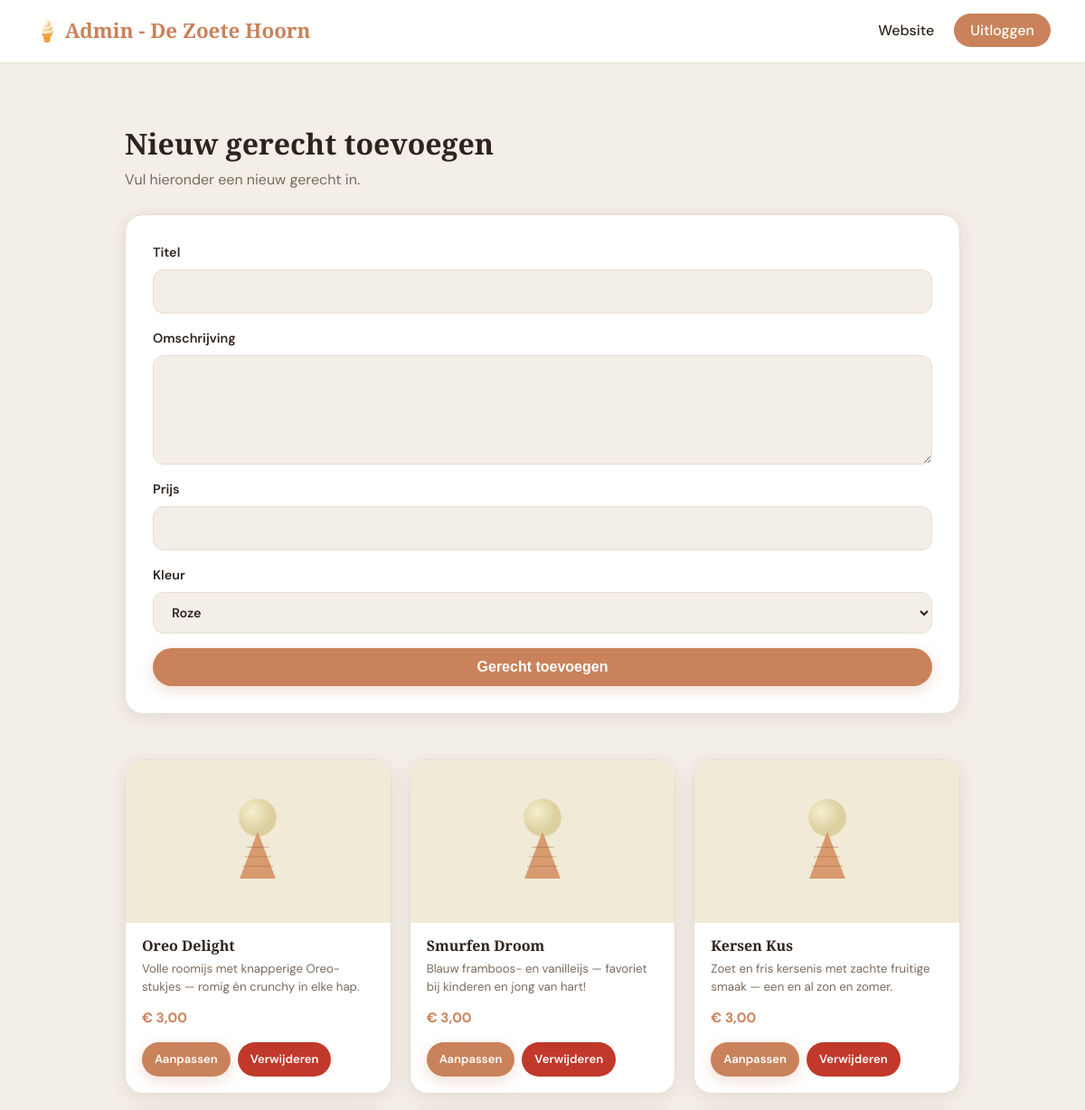
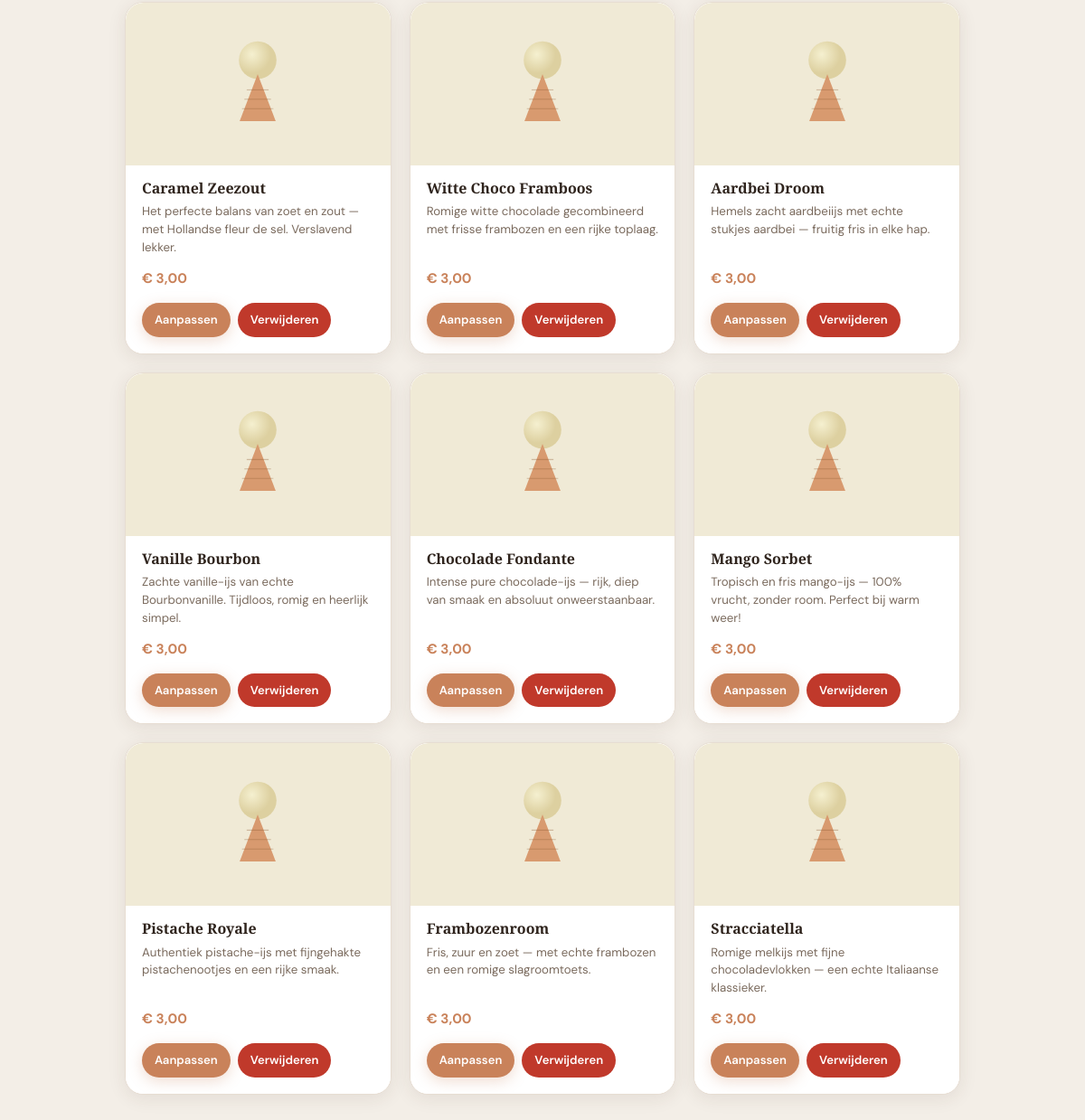
Screenshot of /app/admin.php (signed in) with the database file from the repository (2 pictures, top to bottom).
### tables this page shows
CREATE TABLE `menukaart` (
  `id` int NOT NULL,
  `titel` text NOT NULL,
  `omschrijving` text NOT NULL,
  `prijs` decimal(10,0) NOT NULL,
  `flavor` varchar(50) DEFAULT 'kt-creme'
);

### app/admin.php (the view, shortened to what this page needs)
<?php
$connection = new PDO('mysql:host=mysql_db;dbname=Ijssalon;charset=utf8mb4', 'root', 'rootpassword');
$connection->setAttribute(PDO::ATTR_ERRMODE, PDO::ERRMODE_EXCEPTION);
$fout = '';
$kleuren = [
        'kt-roze'   => 'Roze',
        'kt-geel'   => 'Geel',
        'kt-groen'  => 'Groen',
        'kt-oranje' => 'Oranje',
        'kt-bruin'  => 'Bruin',
        'kt-creme'  => 'Crème',
        'kt-blauw'  => 'Blauw',
        'kt-paars'  => 'Paars',
];
$sql = $connection->prepare("SELECT * FROM menukaart ORDER BY id DESC");
$sql->execute();
$result = $sql->fetchAll(PDO::FETCH_ASSOC);
function getKleurData($flavor) {
    $bgColor = '#f7c5cf';
    $scoopMain = '#e07090';
    $scoopLight = '#f4a0b5';
    if ($flavor === 'kt-geel') {
        $bgColor = '#f5f0b0';
        $scoopMain = '#e8c030';
        $scoopLight = '#f7e060';
    } elseif ($flavor === 'kt-groen') {
        $bgColor = '#c8e6c0';
        $scoopMain = '#50b860';
        $scoopLight = '#80d890';
    } elseif ($flavor === 'kt-oranje') {
        $bgColor = '#f9d4a8';
        $scoopMain = '#e88030';
        $scoopLight = '#f8b060';
    } elseif ($flavor === 'kt-bruin') {
        $bgColor = '#dfc8bc';
        $scoopMain = '#5c2e0a';
        $scoopLight = '#8b4513';
    } elseif ($flavor === 'kt-creme') {
        $bgColor = '#f0ead6';
        $scoopMain = '#ddd0a0';
        $scoopLight = '#f5f0d0';
    } elseif ($flavor === 'kt-blauw') {
        $bgColor = '#cfe0f6';
        $scoopMain = '#3070c0';
        $scoopLight = '#60a8e8';
    } elseif ($flavor === 'kt-paars') {
        $bgColor = '#e2d2f4';
        $scoopMain = '#8050b8';
        $scoopLight = '#b080e0';
    }
    return [
            'bgColor' => $bgColor,
            'scoopMain' => $scoopMain,
            'scoopLight' => $scoopLight
    ];
}
?>
<!DOCTYPE html>
<html lang="nl">
<head>
    <link rel="stylesheet" href="style.css">
</head>
<body>
<nav>
    <div class="nav-inner">
        <span class="logo">🍦 Admin - De Zoete Hoorn</span>
        <ul>
            <li><a href="index.php">Website</a></li>
            <?php if (isset($_SESSION['ingelogd'])): ?>
                <li><a href="admin.php?logout=1" class="nav-admin">Uitloggen</a></li>
            <?php endif; ?>
        </ul>
    </div>
</nav>
<section class="admin-sectie">
    <div class="admin-inner">
        <?php if (!isset($_SESSION['ingelogd'])): ?>
            <h2>Admin login</h2>
            <p class="sub">Log in om gerechten te beheren.</p>
            <form method="post" class="admin-form">
                <label>Gebruikersnaam
                    <input type="text" name="username" required>
                </label>
                <label>Wachtwoord
                    <input type="password" name="password" required>
                </label>
                <button type="submit" name="inloggen" class="btn">Inloggen</button>
                <?php if ($fout !== ''): ?>
                    <p class="fout-melding"><?php echo htmlspecialchars($fout); ?></p>
                <?php endif; ?>
            </form>
        <?php else: ?>
            <h2>Nieuw gerecht toevoegen</h2>
            <p class="sub">Vul hieronder een nieuw gerecht in.</p>
            <form method="post" class="admin-form">
                <label>Titel
                    <input type="text" name="titel" required>
                </label>
                <label>Omschrijving
                    <textarea name="omschrijving" rows="4" required></textarea>
                </label>
                <label>Prijs
                    <input type="number" step="0.01" min="0" name="prijs" required>
                </label>
                <label>Kleur
                    <select name="flavor" required>
                        <?php foreach ($kleuren as $waarde => $label): ?>
                            <option value="<?php echo htmlspecialchars($waarde); ?>">
                                <?php echo htmlspecialchars($label); ?>
                            </option>
                        <?php endforeach; ?>
                    </select>
                </label>
                <button type="submit" class="btn">Gerecht toevoegen</button>
            </form>
            <div class="admin-overzicht">
                <div class="menu-grid">
                    <?php foreach ($result as $menuitem): ?>
                        <?php
                        $flavor = $menuitem['flavor'] ?? 'kt-roze';
                        $kleurData = getKleurData($flavor);
                        ?>
                        <article class="kaart">
                            <div class="kaart-top" style="background: <?php echo $kleurData['bgColor']; ?>;">
                                <svg viewBox="0 0 90 130" width="78" xmlns="http://www.w3.org/2000/svg" aria-hidden="true">
                                    <defs>
                                        <radialGradient id="admin-grad-<?php echo (int)$menuitem['id']; ?>" cx="35%" cy="35%">
                                            <stop offset="0%" stop-color="<?php echo $kleurData['scoopLight']; ?>" />
                                            <stop offset="100%" stop-color="<?php echo $kleurData['scoopMain']; ?>" />
                                        </radialGradient>
                                    </defs>
                                    <circle cx="45" cy="34" r="24" fill="url(#admin-grad-<?php echo (int)$menuitem['id']; ?>)"/>
                                    <polygon points="45,52 22,112 68,112" fill="#d89a6f"/>
                                    <line x1="31" y1="72" x2="59" y2="72" stroke="rgba(140,90,50,.35)" stroke-width="1.2"/>
                                    <line x1="28" y1="84" x2="62" y2="84" stroke="rgba(140,90,50,.35)" stroke-width="1.2"/>
                                    <line x1="25" y1="96" x2="65" y2="96" stroke="rgba(140,90,50,.35)" stroke-width="1.2"/>
                                </svg>
                            </div>
                            <div class="kaart-body">
                                <h3><?php echo htmlspecialchars($menuitem['titel']); ?></h3>
                                <p><?php echo htmlspecialchars($menuitem['omschrijving']); ?></p>
                                <span class="prijs">€ <?php echo number_format((float)$menuitem['prijs'], 2, ',', '.'); ?></span>
                                <div class="admin-knoppen">
                                    <a class="btn btn-klein" href="aanpassen.php?id=<?php echo (int)$menuitem['id']; ?>">Aanpassen</a>
                                    <a class="btn btn-klein btn-rood" href="admin.php?delete=<?php echo (int)$menuitem['id']; ?>" onclick="return confirm('Weet je het zeker?')">Verwijderen</a>
                                </div>
                            </div>
                        </article>
                    <?php endforeach; ?>
                </div>
            </div>
        <?php endif; ?>
    </div>
</section>
</body>
</html>

### app/style.css (style rules this page uses)
:root { --bg: #f3eee7; --surface: #f8f3ec; --card: #fffaf4; --text: #2f241d; --muted: #7a6a5d; --accent: #c9825a; --accent-dark: #a86543; --border: #e7ddd2; --shadow: 0 4px 20px rgba(70,45,30,.09); --radius: 20px; }
*, *::before, *::after { box-sizing: border-box; margin: 0; padding: 0; }
html { scroll-behavior: smooth; }
body { font-family: 'DM Sans', sans-serif; background: var(--bg); color: var(--text); line-height: 1.65; }
h1, h2, h3 { font-family: 'Playfair Display', serif; line-height: 1.2; }
nav { position: sticky; top: 0; z-index: 100; background: rgba(255,255,255,.96); backdrop-filter: blur(10px); border-bottom: 1px solid var(--border); }
.nav-inner { max-width: 1180px; margin: 0 auto; padding: 16px 28px; display: flex; align-items: center; justify-content: space-between; }
.logo { font-family: 'Playfair Display', serif; font-size: 1.4rem; font-weight: 700; color: var(--accent); }
nav ul { list-style: none; display: flex; gap: 22px; }
nav a { text-decoration: none; color: var(--text); font-weight: 500; transition: color .2s; }
.nav-admin { background: var(--accent); color: white !important; padding: 8px 18px; border-radius: 999px; }
.btn { display: inline-block; background: var(--accent); color: white; border: none; border-radius: 999px; padding: 12px 28px; font-size: 1rem; font-weight: 600; text-decoration: none; cursor: pointer; transition: background .2s, transform .18s; box-shadow: 0 4px 16px rgba(201,130,90,.28); }
.btn-klein { padding: 8px 14px; font-size: .82rem; }
.btn-rood { background: #c0392b; box-shadow: none; }
.menu-grid { max-width: 960px; margin: 0 auto; display: grid; grid-template-columns: repeat(3, 1fr); gap: 20px; }
.kaart { background: white; border: 1.5px solid var(--border); border-radius: var(--radius); overflow: hidden; box-shadow: var(--shadow); transition: transform .22s, box-shadow .22s; display: flex; flex-direction: column; cursor: pointer; }
.kaart-top { height: 180px; display: flex; align-items: center; justify-content: center; border-radius: var(--radius) var(--radius) 0 0; position: relative; overflow: hidden; }
.kaart-body { padding: 16px 18px 18px; display: flex; flex-direction: column; flex: 1; background: white; }
.kaart-body h3 { font-family: 'Playfair Display', serif; font-size: 1rem; margin-bottom: 6px; color: var(--text); }
.kaart-body p { color: var(--muted); font-size: .83rem; margin-bottom: 12px; line-height: 1.5; flex: 1; }
.prijs { display: inline-block; margin-top: auto; color: var(--accent); font-weight: 700; font-size: .95rem; }
.admin-sectie { max-width: 980px; margin: 0 auto; padding: 70px 28px; }
.admin-inner h2 { font-size: 2rem; margin-bottom: 8px; }
.sub { color: var(--muted); margin-bottom: 24px; }
.admin-form { background: white; border: 1.5px solid var(--border); border-radius: var(--radius); padding: 30px; display: flex; flex-direction: column; gap: 16px; box-shadow: var(--shadow); margin-bottom: 50px; }
.admin-form label { display: flex; flex-direction: column; gap: 6px; font-weight: 600; font-size: .9rem; }
.admin-form input, .admin-form textarea, .admin-form select { padding: 12px 16px; border: 1.5px solid var(--border); border-radius: 12px; font: inherit; background: var(--bg); color: var(--text); transition: border-color .2s; }
.admin-overzicht { max-width: 100%; margin-top: 20px; }
.admin-knoppen { display: flex; gap: 8px; margin-top: 14px; flex-wrap: wrap; }

### rows the page displays
menukaart: titel "Oreo Delight", omschrijving "Volle roomijs met knapperige Oreo-stukjes — romig én crunchy in elke hap.", prijs "3,00"
menukaart: titel "Smurfen Droom", omschrijving "Blauw framboos- en vanilleijs — favoriet bij kinderen en jong van hart!", prijs "3,00"
menukaart: titel "Kersen Kus", omschrijving "Zoet en fris kersenis met zachte fruitige smaak — een en al zon en zomer.", prijs "3,00"
menukaart: titel "Caramel Zeezout", omschrijving "Het perfecte balans van zoet en zout — met Hollandse fleur de sel. Verslavend lekker.", prijs "3,00"
menukaart: titel "Witte Choco Framboos", omschrijving "Romige witte chocolade gecombineerd met frisse frambozen en een rijke toplaag.", prijs "3,00"
menukaart: titel "Aardbei Droom", omschrijving "Hemels zacht aardbeiijs met echte stukjes aardbei — fruitig fris in elke hap.", prijs "3,00"
menukaart: titel "Vanille Bourbon", omschrijving "Zachte vanille-ijs van echte Bourbonvanille. Tijdloos, romig en heerlijk simpel.", prijs "3,00"
menukaart: titel "Chocolade Fondante", omschrijving "Intense pure chocolade-ijs — rijk, diep van smaak en absoluut onweerstaanbaar.", prijs "3,00"
menukaart: titel "Mango Sorbet", omschrijving "Tropisch en fris mango-ijs — 100% vrucht, zonder room. Perfect bij warm weer!", prijs "3,00"
menukaart: titel "Pistache Royale", omschrijving "Authentiek pistache-ijs met fijngehakte pistachenootjes en een rijke smaak.", prijs "3,00"
menukaart: titel "Frambozenroom", omschrijving "Fris, zuur en zoet — met echte frambozen en een romige slagroomtoets.", prijs "3,00"
menukaart: titel "Stracciatella", omschrijving "Romige melkijs met fijne chocoladevlokken — een echte Italiaanse klassieker.", prijs "3,00"

### other values shown
form field flavor "Roze"
